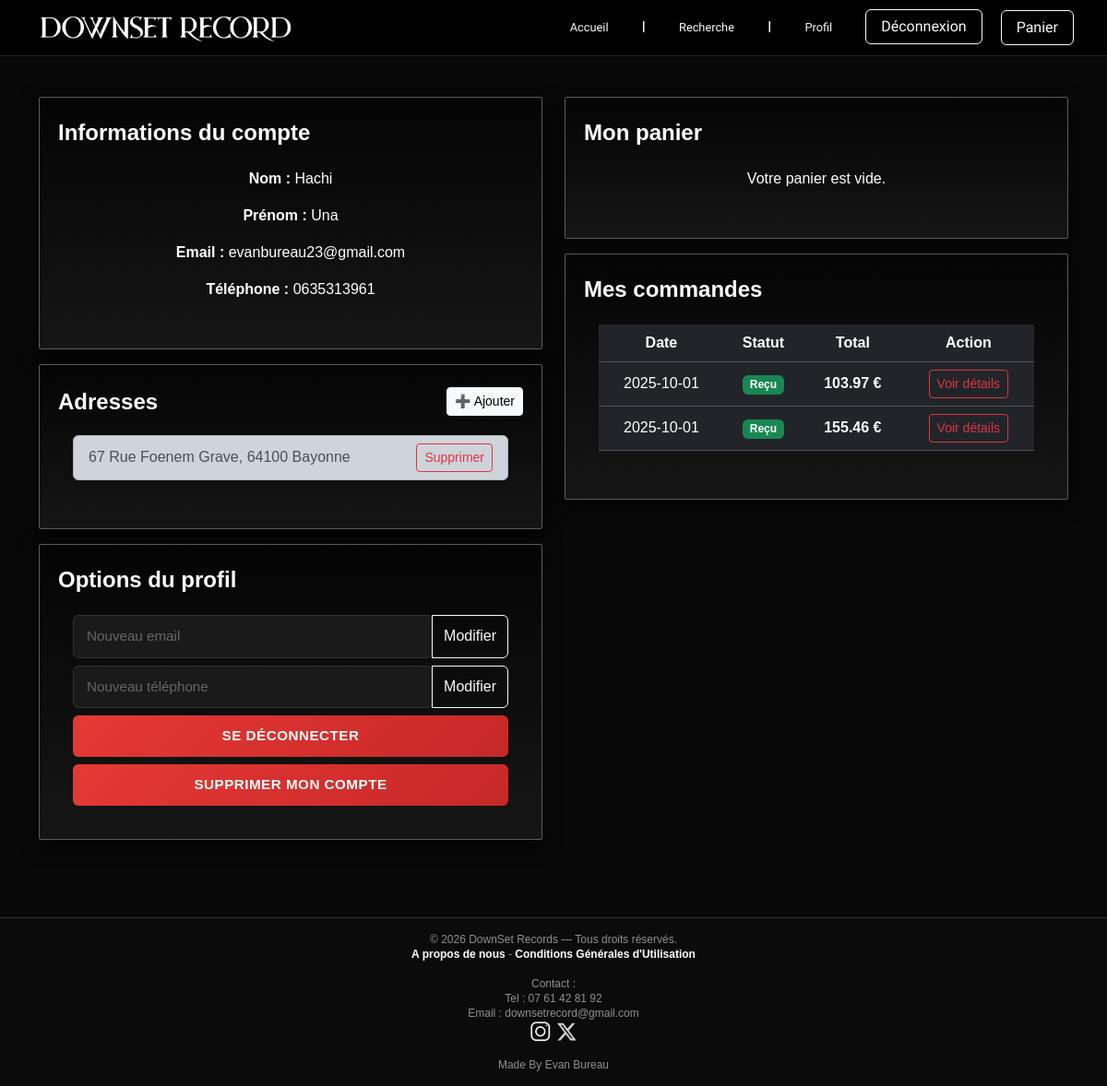
Screenshot of /index.php?page=profil (signed in) with the database file from the repository.
### tables this page shows
CREATE TABLE IF NOT EXISTS `utilisateur` (
  `id_user` int NOT NULL AUTO_INCREMENT,
  `nom` varchar(30) DEFAULT NULL,
  `prenom` varchar(30) DEFAULT NULL,
  `email` varchar(50) DEFAULT NULL,
  `telephone` varchar(14) DEFAULT NULL,
  `mdp` varchar(255) DEFAULT NULL,
  `is_admin` tinyint(1) NOT NULL,
  PRIMARY KEY (`id_user`),
  UNIQUE KEY `email` (`email`)
);

CREATE TABLE IF NOT EXISTS `adresse` (
  `id_adresse` int NOT NULL AUTO_INCREMENT,
  `rue` varchar(50) DEFAULT NULL,
  `ville` varchar(50) DEFAULT NULL,
  `code_postal` int DEFAULT NULL,
  `numero_rue` int DEFAULT NULL,
  `type_numero_rue` varchar(10) DEFAULT NULL,
  PRIMARY KEY (`id_adresse`)
);

CREATE TABLE IF NOT EXISTS `commande` (
  `id_commande` int NOT NULL AUTO_INCREMENT,
  `date_commande` date DEFAULT NULL,
  `date_expedition` date DEFAULT NULL,
  `date_arrivee_prevue` date DEFAULT NULL,
  `statut` varchar(20) DEFAULT NULL,
  `mode_paiement` varchar(10) DEFAULT NULL,
  `id_panier` int DEFAULT NULL,
  `id_user` int NOT NULL,
  `total` decimal(10,2) NOT NULL,
  `id_adresse` int DEFAULT NULL,
  PRIMARY KEY (`id_commande`),
  KEY `id_panier` (`id_panier`)
);

### controleurs/profil.php (called while the page is built, shortened)
<?php
require_once __DIR__ . '/../config.php';
require_once __DIR__ . '/../modeles/ProfilModele.php';
require_once __DIR__ . '/../modeles/CommandeModele.php';
$id_user = (int) $_SESSION['user']['id_user'];
$commandeModele = new CommandeModele();
$panierModele = new PanierModele();
$user = ProfilModele::getInfosUtilisateur($id_user);
$adresses = ProfilModele::getAdresses($id_user) ?? [];
$panierObj = $panierModele->getPanier($id_user);
$commandes = $commandeModele->getCommandesByUser($id_user) ?? [];
$panier = $panierObj->getArticles();
require_once __DIR__ . '/../vue/vueHeader.php';
include __DIR__ . '/../vue/vueProfil.php';
require_once __DIR__ . '/../vue/vueFooter.php';
?>

### index.php (called while the page is built, shortened)
<?php
$action = $_GET['page'] ?? "defaut";
$fichierControleur = controleurPrincipal($action);
require_once __DIR__ . "/controleurs/" . $fichierControleur;
?>

### modeles/ProfilModele.php (called while the page is built, shortened)
<?php
require_once __DIR__ . '/Utilisateur.php';
require_once __DIR__ . '/Adresse.php';
require_once __DIR__ . '/Produit.php';
class ProfilModele {
    public static function getInfosUtilisateur(int $id_user): ?Utilisateur {
        global $pdo;
        $stmt = $pdo->prepare("SELECT * FROM utilisateur WHERE id_user = :id_user");
        $stmt->execute(['id_user' => $id_user]);
        $row = $stmt->fetch(PDO::FETCH_ASSOC);
        return new Utilisateur(
            $row['id_user'],
            $row['nom'],
            $row['prenom'],
            $row['email'],
            (bool) $row['is_admin'],
            $row['date_inscription'] ?? null,
            $row['telephone'] ?? null
        );
    }
    public static function getAdresses(int $id_user): array {
        global $pdo;
        $stmt = $pdo->prepare("
            SELECT a.*
            FROM adresse a
            INNER JOIN utilisateur_adresse ua ON ua.id_adresse = a.id_adresse
            WHERE ua.id_user = :id_user
        ");
        $stmt->execute(['id_user' => $id_user]);
        $adresses = [];
        foreach ($stmt->fetchAll(PDO::FETCH_ASSOC) as $row) {
            $adresses[] = new Adresse(
                $row['id_adresse'],
                $row['numero_rue'],
                $row['type_numero_rue'],
                $row['rue'],
                $row['ville'],
                $row['code_postal']
            );
        }
        return $adresses;
    }
}

### modeles/Utilisateur.php (called while the page is built, shortened)
<?php
class Utilisateur
{
    private $nom;
    private $prenom;
    private $email;
    private $telephone;
    public function __construct($id = null, $nom = '', $prenom = '', $email = '', $isAdmin = false, $dateInscription = null, $telephone = null)
    {
        $this->nom = $nom;
        $this->prenom = $prenom;
        $this->email = $email;
        $this->telephone = $telephone;
    }
    public function getNom() { return $this->nom; }
    public function getPrenom() { return $this->prenom; }
    public function getEmail() { return $this->email; }
    public function getTelephone() { return $this->telephone; }
}

### modeles/Adresse.php (called while the page is built, shortened)
<?php
class Adresse
{
    private $numeroRue;
    private $typeNumeroRue;
    private $rue;
    private $ville;
    private $codePostal;
    public function __construct($id = null, $numeroRue = '', $typeNumeroRue = '', $rue = '', $ville = '', $codePostal = '')
    {
        $this->numeroRue = $numeroRue;
        $this->typeNumeroRue = $typeNumeroRue;
        $this->rue = $rue;
        $this->ville = $ville;
        $this->codePostal = $codePostal;
    }
    public function getFullAddress()
    {
        return trim($this->numeroRue . ' ' . $this->typeNumeroRue . ' ' . $this->rue) . ', ' . $this->codePostal . ' ' . $this->ville;
    }
}

### modeles/CommandeModele.php (called while the page is built, shortened)
<?php
require_once __DIR__ . '/Commande.php';
require_once __DIR__ . '/Utilisateur.php';
require_once __DIR__ . '/Adresse.php';
class CommandeModele
{
    private $pdo;
    public function __construct($pdo = null)
    {
        if ($pdo === null) {
            global $pdo;
        }
        $this->pdo = $pdo;
    }
    private function hydrateAdresse($row)
    {
        return new Adresse(
            $row['id_adresse'],
            $row['numero_rue'],
            $row['type_numero_rue'],
            $row['rue'],
            $row['ville'],
            $row['code_postal']
        );
    }
    private function hydrateProduit($row)
    {
        return new Produit(
            $row['id_produit'],
            $row['nom_produit'],
            '',
            $row['prix_unitaire'],
            0,
            $row['img_path'],
            null
        );
    }
    public function getCommandesByUser($idUser)
    {
        $sql = "
            SELECT c.id_commande, c.date_commande, c.date_expedition, c.date_arrivee_prevue, c.total, c.statut, c.mode_paiement,
                   a.id_adresse, a.numero_rue, a.type_numero_rue, a.rue, a.ville, a.code_postal
            FROM commande c
            LEFT JOIN adresse a ON c.id_adresse = a.id_adresse
            WHERE c.id_user = :idUser
            ORDER BY c.date_commande DESC
        ";
        $stmt = $this->pdo->prepare($sql);
        $stmt->execute(['idUser' => $idUser]);
        $commandes = [];
        foreach ($stmt->fetchAll(PDO::FETCH_ASSOC) as $row) {
            $adresse = null;
            if ($row['numero_rue']) {
                $adresse = $this->hydrateAdresse($row);
            }
            $commande = new Commande(
                $row['id_commande'],
                null,
                $adresse,
                $row['date_commande'],
                $row['date_expedition'],
                $row['date_arrivee_prevue'],
                $row['total'],
                $row['statut'],
                $row['mode_paiement']
            );
            $sqlLines = "
                SELECT cp.id_produit, p.nom_produit, p.prix_unitaire, p.img_path, cp.quantite
                FROM commande_produit cp
                JOIN produits p ON cp.id_produit = p.id_produit
                WHERE cp.id_commande = :id_commande
            ";
            $stmtLines = $this->pdo->prepare($sqlLines);
            $stmtLines->execute(['id_commande' => $row['id_commande']]);
            foreach ($stmtLines->fetchAll(PDO::FETCH_ASSOC) as $ligne) {
                $produit = $this->hydrateProduit($ligne);
                $ligneCmd = new LigneCommande(null, $produit, $ligne['quantite'], $ligne['prix_unitaire']);
                $commande->addLigne($ligneCmd);
            }
            $commandes[] = $commande;
        }
        return $commandes;
    }
}

### modeles/Commande.php (called while the page is built, shortened)
<?php
class Commande
{
    private $id;
    private $dateCommande;
    private $total;
    public function __construct(
        $id = null,
        ?Utilisateur $utilisateur = null,
        ?Adresse $adresse = null,
        $dateCommande = null,
        $dateExpedition = null,
        $dateArrivee = null,
        $total = 0,
        $statut = 'Préparation',
        $modePaiement = 'CB'
    ) {
        $this->id = $id;
        $this->dateCommande = $dateCommande;
        $this->total = (float) $total;
    }
    public function getId() { return $this->id; }
    public function getDateCommande() { return $this->dateCommande; }
    public function getTotal() { return $this->total; }
    public function getDeliveryStatus()
    {
        $orderDate = new DateTime($this->dateCommande);
        $today = new DateTime();
        $daysElapsed = $today->diff($orderDate)->days;
        if ($daysElapsed >= 7) {
            return 'Reçu';
        } elseif ($daysElapsed >= 2) {
            return 'En chemin';
        } else {
            return 'Préparation';
        }
    }
}

### vue/vueProfil.php (the view, shortened to what this page needs)
<div class="container my-4 text-light">
    <div class="row g-4">
        <div class="col-lg-6">
            <div class="card mb-3">
                <div class="profil-titre">
                    <strong>Informations du compte</strong>
                </div>
                <div class="card-body text-white">
                    <p><strong>Nom :</strong> <?= htmlspecialchars($user?->getNom() ?? '') ?></p>
                    <p><strong>Prénom :</strong> <?= htmlspecialchars($user?->getPrenom() ?? '') ?></p>
                    <p><strong>Email :</strong> <?= htmlspecialchars($user?->getEmail() ?? '') ?></p>
                    <p><strong>Téléphone :</strong> <?= htmlspecialchars($user?->getTelephone() ?? '') ?></p>
                </div>
            </div>
            <div class="card">
                <div class="profil-titre d-flex justify-content-between align-items-center">
                    <strong>Adresses</strong>
                    <?php if (count($adresses) < 4): ?>
                        <button class="btn btn-sm btn-light" data-bs-toggle="collapse" data-bs-target="#formAddAddress">➕
                            Ajouter</button>
                    <?php endif; ?>
                </div>
                <div class="card-body text-white">
                    <?php if (!empty($adresses)): ?>
                        <div class="list-group mb-3">
                            <?php foreach ($adresses as $a): ?>
                                <div
                                    class="list-group-item list-group-item-dark d-flex justify-content-between align-items-center">
                                    <div>
                                         <?= htmlspecialchars($a->getFullAddress()) ?>
                                     </div>
                                     <form method="post" class="mb-0">
                                        <button type="submit" class="btn btn-sm btn-outline-danger">Supprimer</button>
                                    </form>
                                </div>
                            <?php endforeach; ?>
                        </div>
                    <?php else: ?>
                        <p class="text-white">Aucune adresse enregistrée.</p>
                    <?php endif; ?>
                </div>
            </div>
            <div class="card mt-3">
    <div class="profil-titre">
        <strong>Options du profil</strong>
    </div>
    <div class="card-body text-white">
        <form method="post" class="mb-2" onsubmit="return confirm('Êtes-vous sûr de vouloir changer votre adresse mail ?');">
            <div class="input-group">
                <input type="email" name="nouvel_email" class="form-control" placeholder="Nouveau email" required>
                <button type="submit" class="btn btn-outline-light">Modifier</button>
            </div>
        </form>
        <form method="post" class="mb-2" onsubmit="return confirm('Êtes-vous sûr de vouloir changer votre numéro ?');">
            <div class="input-group">
                <input type="text" name="nouveau_tel" class="form-control" placeholder="Nouveau téléphone" required>
                <button type="submit" class="btn btn-outline-light">Modifier</button>
            </div>
        </form>
        <form method="post" class="mb-2">
            <button type="submit" class="btn btn-danger w-100">Se déconnecter</button>
        </form>
        <form method="post" onsubmit="return confirm('Êtes-vous sûr de vouloir supprimer votre compte ? Cette action est irréversible.');">
            <button type="submit" class="btn btn-danger w-100">Supprimer mon compte</button>
        </form>
    </div>
</div>
        </div>
        <div class="col-lg-6">
            <div class="card mb-3">
                <div class="profil-titre"><strong>Mon panier</strong></div>
                <div class="card-body text-white">
                    <?php if (!empty($panier)): ?>
                         <ul class="list-unstyled">
                             <?php foreach ($panier as $article): ?>
                                 <?php
                                     $produit = $article['produit'];
                                     $quantite = $article['quantite'];
                                 ?>
                                 <li class="d-flex align-items-center mb-2">
                                     <img src="<?= $produit->getCoverUrl() ?>" alt="" width="56" height="56" class="me-2 rounded">
                                     <div class="flex-fill">
                                         <strong><?= htmlspecialchars($produit->getNom()) ?></strong><br>
                                         <small><?= (int) $quantite ?> ×
                                             <?= number_format($produit->getPrix(), 2) ?> €</small>
                                     </div>
                                     <div class="text-end">
                                         <?= number_format($produit->getPrix() * $quantite, 2) ?>
                                         €
                                     </div>
                                 </li>
                             <?php endforeach; ?>
                         </ul>
                        <hr class="border-secondary">
                        <p class="h6">Total : <strong class="text-danger"><?= number_format($total_panier, 2) ?> €</strong>
                        </p>
                        <a href="index.php?page=commande"><button class="btn btn-success w-100">Commander</button></a>
                    <?php else: ?>
                        <p class="text-white">Votre panier est vide.</p>
                    <?php endif; ?>
                </div>
            </div>
            <div class="card">
    <div class="profil-titre">
        <strong>Mes commandes</strong>
    </div>
    <div class="card-body">
        <?php if (!empty($commandes)): ?>
            <table class="table table-dark table-hover align-middle">
                <thead>
                    <tr>
                        <th>Date</th>
                        <th>Statut</th>
                        <th>Total</th>
                        <th>Action</th>
                    </tr>
                </thead>
                <tbody>
                    <?php foreach ($commandes as $c): ?>
                        <?php
                        $currentStatus = $c->getDeliveryStatus();
                        $statusColor = $currentStatus === 'Reçu' ? 'success' : ($currentStatus === 'En chemin' ? 'warning' : 'info');
                        ?>
                        <tr>
                            <td><?= htmlspecialchars($c->getDateCommande()) ?></td>
                            <td>
                                <span class="badge bg-<?= $statusColor ?>">
                                    <?= htmlspecialchars($currentStatus) ?>
                                </span>
                            </td>
                            <td><strong><?= number_format($c->getTotal(), 2) ?> €</strong></td>
                            <td>
                                <button class="btn btn-sm btn-outline-danger"
                                        data-bs-toggle="modal"
                                        data-bs-target="#commande<?= $c->getId() ?>">
                                    Voir détails
                                </button>
                            </td>
                        </tr>
                    <?php endforeach; ?>
                </tbody>
            </table>
        <?php else: ?>
            <p class="text-white">Vous n’avez pas encore passé de commande.</p>
        <?php endif; ?>
    </div>
</div>
<?php include_once __DIR__ . '/vueFooter.php'; ?>

### rows the page displays
utilisateur: nom "Hachi", prenom "Una", email "evanbureau23@gmail.com", telephone "0635313961"
adresse: $a->getFullAddress() "67 Rue Foenem Grave, 64100 Bayonne"
commande: date_commande "2025-10-01", date_commande "Reçu", total "103.97"
commande: date_commande "2025-10-01", date_commande "Reçu", total "155.46"
